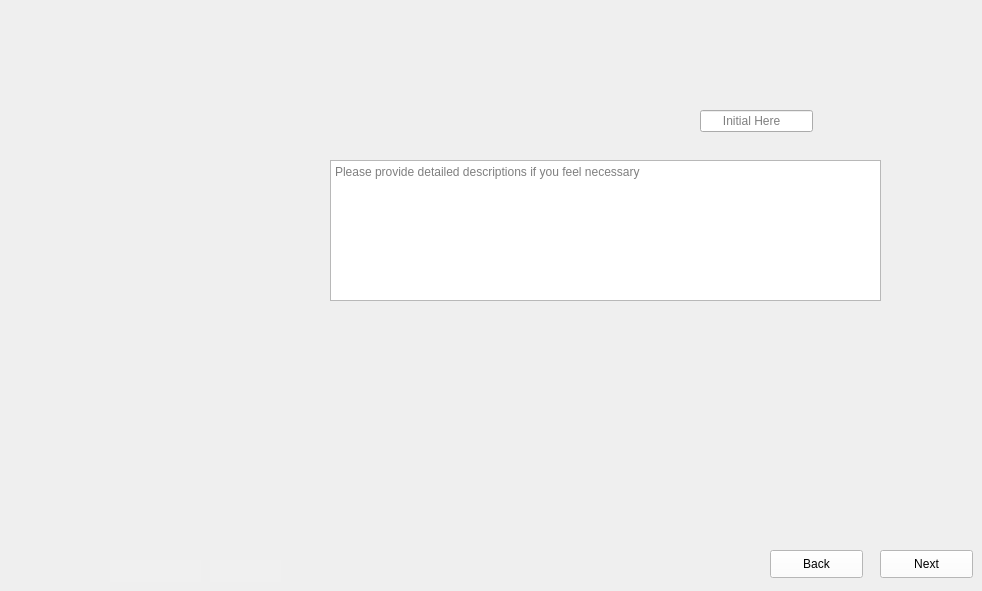
      <widget class="QWidget" name="Mount_Piezo_Wafer_1">
       <property name="maximumSize">
        <size>
         <width>1024</width>
         <height>600</height>
        </size>
       </property>
       <property name="styleSheet">
        <string notr="true">border-image: url(:/images/images/Mount_Piezo_Wafer_1.PNG);</string>
       </property>
       <widget class="QTextEdit" name="Mount_Piezo_Wafer_1_Comments_3">
        <property name="geometry">
         <rect>
          <x>330</x>
          <y>160</y>
          <width>551</width>
          <height>141</height>
         </rect>
        </property>
        <property name="styleSheet">
         <string notr="true">border-image:None;
</string>
        </property>
        <property name="placeholderText">
         <string>Please provide detailed descriptions if you feel necessary</string>
        </property>
       </widget>
       <widget class="QPushButton" name="Mount_Piezo_Wafer_1_Next">
        <property name="geometry">
         <rect>
          <x>880</x>
          <y>550</y>
          <width>93</width>
          <height>28</height>
         </rect>
        </property>
        <property name="styleSheet">
         <string notr="true">QPushButton{
background-color: rgb(255, 255, 255);
height: 35px;
border-image:None;
}
QPushButton::hover{
background-color: rgb(0, 0, 255);
}
QPushButton:pressed{
padding-top:7px;
padding-top:7px;
}</string>
        </property>
        <property name="text">
         <string>Next</string>
        </property>
        <property name="iconSize">
         <size>
          <width>20</width>
          <height>20</height>
         </size>
        </property>
        <property name="autoDefault">
         <bool>false</bool>
        </property>
       </widget>
       <widget class="QPushButton" name="Mount_Piezo_Wafer_1_Back">
        <property name="geometry">
         <rect>
          <x>770</x>
          <y>550</y>
          <width>93</width>
          <height>28</height>
         </rect>
        </property>
        <property name="styleSheet">
         <string notr="true">QPushButton{
background-color: rgb(255, 255, 255);
height: 35px;
border-image:None;
}
QPushButton::hover{
background-color: rgb(0, 0, 255);
}
QPushButton:pressed{
padding-top:7px;
padding-top:7px;
}</string>
        </property>
        <property name="text">
         <string>Back</string>
        </property>
        <property name="iconSize">
         <size>
          <width>20</width>
          <height>20</height>
         </size>
        </property>
        <property name="autoDefault">
         <bool>false</bool>
        </property>
       </widget>
       <widget class="QLineEdit" name="Mount_Piezo_Wafer_1_Initial">
        <property name="geometry">
         <rect>
          <x>210</x>
          <y>560</y>
          <width>71</width>
          <height>22</height>
         </rect>
        </property>
        <property name="styleSheet">
         <string notr="true">QLineEdit{
background-color: rgb(240, 240, 240);
border: none;
border-image:None;
}</string>
        </property>
       </widget>
       <widget class="QLineEdit" name="Mount_Piezo_Wafer_1_Dates">
        <property name="geometry">
         <rect>
          <x>110</x>
          <y>560</y>
          <width>91</width>
          <height>22</height>
         </rect>
        </property>
        <property name="styleSheet">
         <string notr="true">QLineEdit{
background-color: rgb(240, 240, 240);
border: none;
border-image:None;
}</string>
        </property>
       </widget>
       <widget class="QLineEdit" name="Mount_Piezo_Wafer_1_Data">
        <property name="enabled">
         <bool>true</bool>
        </property>
        <property name="geometry">
         <rect>
          <x>700</x>
          <y>110</y>
          <width>113</width>
          <height>22</height>
         </rect>
        </property>
        <property name="styleSheet">
         <string notr="true">color: rgb(0, 0, 0);
border-image:None;</string>
        </property>
        <property name="text">
         <string/>
        </property>
        <property name="maxLength">
         <number>32767</number>
        </property>
        <property name="placeholderText">
         <string>      Initial Here</string>
        </property>
       </widget>
      </widget>
